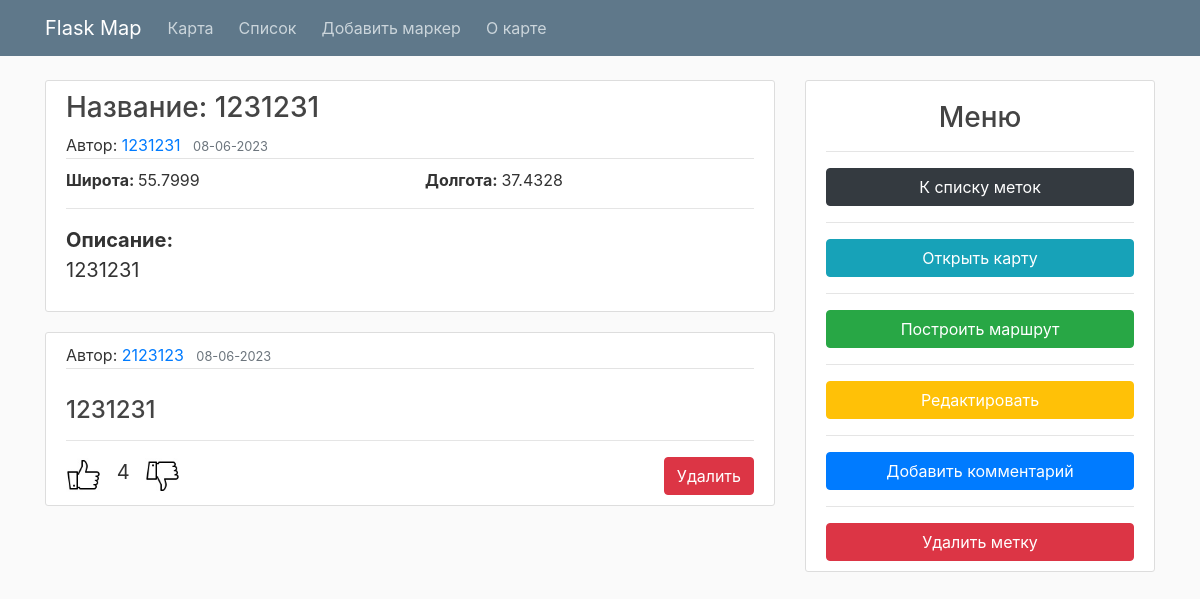
/comments/7, run on an earlier commit of the app's database.
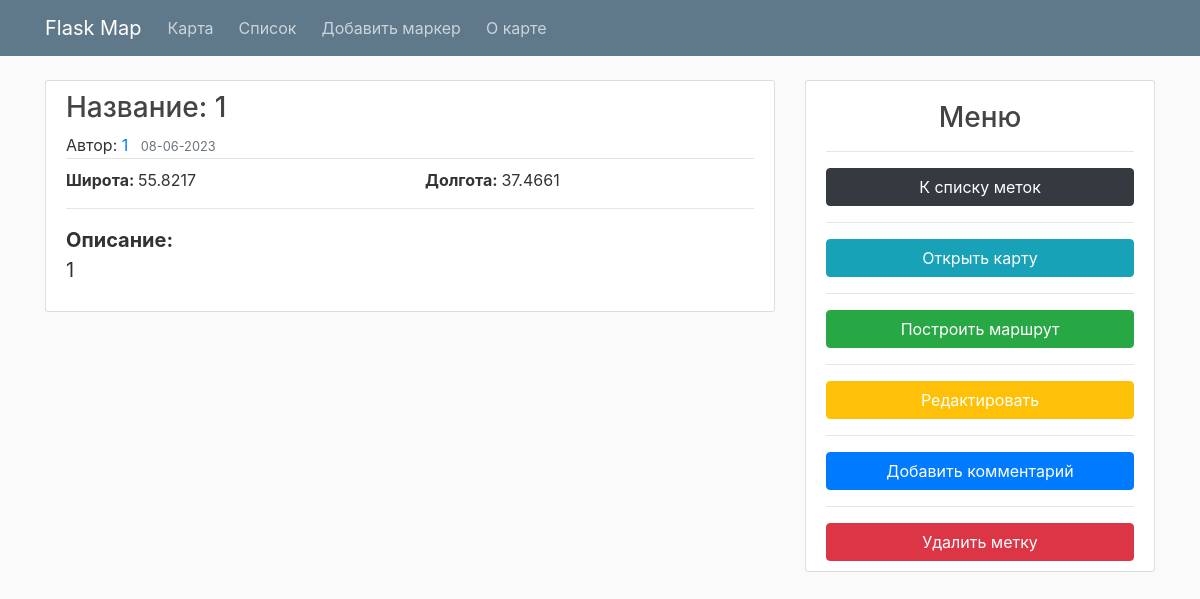
And on a later commit of the database.
### flaskmap/models.py (models this page shows, shortened)
class Marker(db.Model):
    id = db.Column(db.Integer, primary_key=True)
    name = db.Column(db.String(40), nullable=False)
    author = db.Column(db.String(30), nullable=False)
    latitude = db.Column(db.Float, nullable=False)
    longtitude = db.Column(db.Float, nullable=False)
    content = db.Column(db.String(200), nullable=False)
    date_posted = db.Column(db.DateTime, nullable=False, default=datetime.utcnow)
    color = db.Column(db.String(10), nullable=False, default='red')
    icon = db.Column(db.String(15), nullable=False, default='info-sign')

class Comment(db.Model):
    id = db.Column(db.Integer, primary_key=True)
    author = db.Column(db.String(30), nullable=False)
    content = db.Column(db.String(200), nullable=False)
    marker_id = db.Column(db.Integer, db.ForeignKey('marker.id'), nullable=False)
    date_posted = db.Column(db.DateTime, nullable=False, default=datetime.utcnow)
    upvotes = db.Column(db.Integer, nullable=True, default=0)

### flaskmap/routes.py (the view)
@app.route("/comments/<int:marker_id>", methods=['GET', 'POST'])
def list_comments(marker_id):
    comments = Comment.query.filter_by(marker_id=marker_id).order_by(Comment.upvotes.desc()).all()
    marker = Marker.query.filter_by(id=marker_id).first()
    return render_template('comments.html', title='Comment', comments=comments, marker=marker)

### flaskmap/templates/comments.html
{% extends "layout.html" %}
{% block content %}
<article class="media content-section">
  <div class="media-body">
    <H3 class="article-title">Название: {{ marker.name }}</H3>
    <div class="article-metadata">
      <span>Автор: </span><a class="mr-2" href="#">{{ marker.author }}</a>
      <small class="text-muted">{{ marker.date_posted.strftime('%d-%m-%Y') }}</small>
    </div>
    <div class="row">
      <span class="article-content col" style="margin-top: 5px;"><b>Широта: </b>{{ marker.latitude }}</span>
      <span class="article-content col" style="margin-top: 5px; float: right;"><b>Долгота: </b>{{ marker.longtitude }}</span>
    </div>
    <hr>
    <p class="article-content" style="font-size: 20px;"><b>Описание: </b><br>{{ marker.content }}</p>
  </div>
</article>
  {% for comment in comments %}
    <article class="media content-section">
      <div class="media-body">
        <div class="article-metadata">
            <span>Автор: </span><a class="mr-2" href="#">{{ comment.author }}</a>
            <small class="text-muted">{{ comment.date_posted.strftime('%d-%m-%Y') }}</small>
        </div>
        <blockquote><h4 class="article-content" style="padding-top: 23px;">{{ comment.content }}</h4></blockquote>
        <hr>
        <div>
            <a href="/like/{{ comment.id }}"><img src="/static/like.jpeg" height="35px" width="35px"></img></a>
            <span style="font-size: 20px;">&nbsp;&nbsp;{{comment.upvotes}}&nbsp;&nbsp;</span>
            <a href="/dislike/{{ comment.id }}"><img src="/static/dislike.jpeg" height="35px" width="35px"></img></a>
            <a type="button" class="btn btn-danger" href="/delete/{{ comment.id }}" style="float: right">Удалить</a>
        </div>
      </div>
    </article>
  {% endfor %}
{% endblock content %}
{% block sidebar %}
  <div class="col-md-4">
    <div class="content-section">
      <h3 style="text-align: center; padding-top: 10px;">Меню</h3><hr>
      <a type="button" class="btn btn-dark col" href="/home">К списку меток</a>
      <hr>
      <a type="button" class="btn btn-info col" href="/map">Открыть карту</a>
      <hr>
      <a type="button" class="btn btn-success col" target="_blank" href="https://yandex.ru/maps/?rtext=55.7549,37.7082~{{marker.latitude}},{{marker.longtitude}}&rtt=auto" style="color: white">Построить маршрут</a>
      <hr>
      <a type="button" class="btn btn-warning col" href="/comments/{{ marker.id }}/update" style="color: white">Редактировать</a>
      <hr>
      <a type="button" class="btn btn-primary col" href="/add_comment/{{ marker.id }}" style="color: white"">Добавить комментарий</a>
      <hr>
      <a type="button" class="btn btn-danger col" href="/delete_mr/{{ marker.id }}/list" style="color: white">Удалить метку</a>
    </div>
  </div>
{% endblock sidebar %}

### flaskmap/templates/layout.html (shortened to what this page needs)
<!DOCTYPE html>
<html>
<head>
    <link rel="stylesheet" href="https://maxcdn.bootstrapcdn.com/bootstrap/4.0.0/css/bootstrap.min.css">
    <link rel="stylesheet" type="text/css" href="{{ url_for('static', filename='main.css') }}">
</head>
<body>
    <header class="site-header">
      <nav class="navbar navbar-expand-md navbar-dark bg-steel fixed-top">
        <div class="container">
          <a class="navbar-brand mr-4" href="/map">Flask Map</a>
          <div class="collapse navbar-collapse" id="navbarToggle">
            <div class="navbar-nav mr-auto row">
              <a class="nav-item nav-link" href="/map">&nbsp;&nbsp;Карта</a>
              <a class="nav-item nav-link" href="/">&nbsp;&nbsp;Список</a>
              <a class="nav-item nav-link" href="/add">&nbsp;&nbsp;Добавить маркер</a>
              <a class="nav-item nav-link" href="/about">&nbsp;&nbsp;О карте</a>
            </div>
            </div>
          </div>
      </nav>
    </header>
    <main role="main" class="container">
      <div class="row">
        <div class="col-md-8">
          {% block content %}{% endblock %}
        </div>
          {% block sidebar %}{% endblock %}
      </div>
    </main>
</body>
</html>

### flaskmap/static/main.css (style rules this page uses)
body { background: #fafafa; color: #333333; margin-top: 5rem; }
h1, h2, h3, h4, h5, h6 { color: #444444; }
.bg-steel { background-color: #5f788a; }
.site-header .navbar-nav .nav-link { color: #cbd5db; }
.content-section { background: #ffffff; padding: 10px 20px; border: 1px solid #dddddd; border-radius: 3px; margin-bottom: 20px; }
.article-title { color: #444444; }
.article-content { white-space: pre-line; }
.article-metadata { padding-bottom: 1px; margin-bottom: 4px; border-bottom: 1px solid #e3e3e3 }

What changed in the data, as far as the page shows it:
no longer on this page (row edited): Comment: author "2123123", date_posted "08-06-2023", content "1231231", upvotes "4"
changed Marker: name "1231231" → "1"; author "1231231" → "1"; latitude "55.7999" → "55.8217"; longtitude "37.4328" → "37.4661"; content "1231231" → "1"
